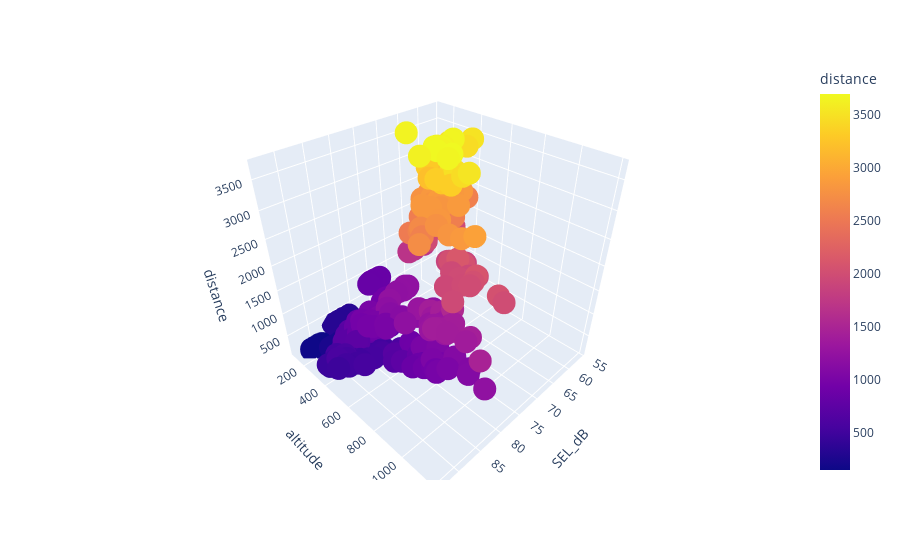

Notebook code cell kept with this figure:
### Code cell
df_B7378 =data.loc[AirB7378]
fig= px.scatter_3d(df_B7378, x="SEL_dB", y="altitude", z="distance", color="distance")
fig.show()

### Figure 1 — Plotly figure (JSON) as saved in the notebook; plotly's stock layout.template omitted (floating-point values rounded to 4 significant figures; data arrays with more than 128 entries replaced by an {"elided": "..."} marker saying what was removed)
{"data": [{"hovertemplate": "SEL_dB=%{x}<br>altitude=%{y}<br>distance=%{marker.color}<extra></extra>", "legendgroup": "", "marker": {"color": {"elided": "416 float values"}, "coloraxis": "coloraxis", "symbol": "circle"}, "mode": "markers", "name": "", "scene": "scene", "showlegend": false, "type": "scatter3d", "x": {"elided": "416 float values"}, "y": {"elided": "416 float values"}, "z": {"elided": "416 float values"}}], "layout": {"coloraxis": {"colorbar": {"title": {"text": "distance"}}, "colorscale": [[0, "#0d0887"], [0.1111, "#46039f"], [0.2222, "#7201a8"], [0.3333, "#9c179e"], [0.4444, "#bd3786"], [0.5556, "#d8576b"], [0.6667, "#ed7953"], [0.7778, "#fb9f3a"], [0.8889, "#fdca26"], [1, "#f0f921"]]}, "legend": {"tracegroupgap": 0}, "margin": {"t": 60}, "scene": {"domain": {"x": [0, 1], "y": [0, 1]}, "xaxis": {"title": {"text": "SEL_dB"}}, "yaxis": {"title": {"text": "altitude"}}, "zaxis": {"title": {"text": "distance"}}}}}
